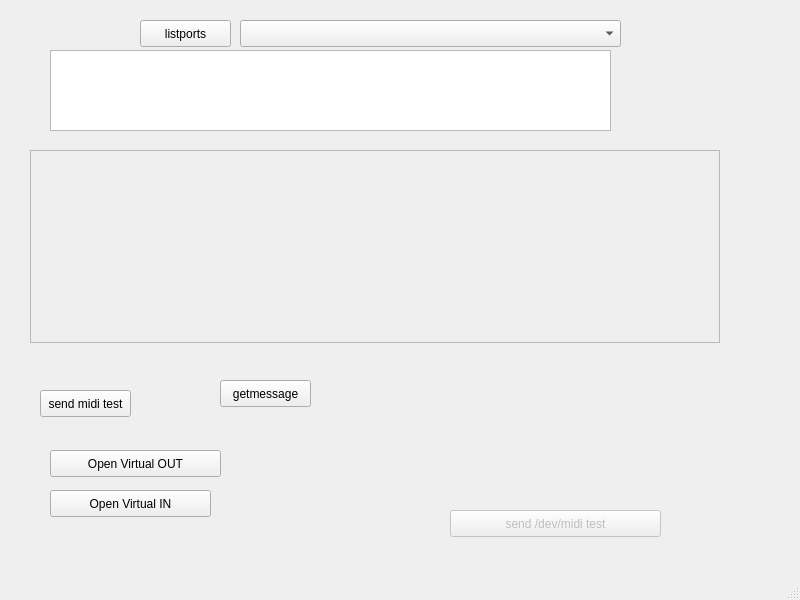
<?xml version="1.0" encoding="UTF-8"?>
<ui version="4.0">
 <class>MainWindow</class>
 <widget class="QMainWindow" name="MainWindow">
  <property name="geometry">
   <rect>
    <x>0</x>
    <y>0</y>
    <width>800</width>
    <height>600</height>
   </rect>
  </property>
  <property name="windowTitle">
   <string>MainWindow</string>
  </property>
  <widget class="QWidget" name="centralwidget">
   <widget class="QPushButton" name="pushButton">
    <property name="geometry">
     <rect>
      <x>40</x>
      <y>390</y>
      <width>91</width>
      <height>27</height>
     </rect>
    </property>
    <property name="text">
     <string>send midi test</string>
    </property>
   </widget>
   <widget class="QPushButton" name="pushButton_2">
    <property name="enabled">
     <bool>false</bool>
    </property>
    <property name="geometry">
     <rect>
      <x>450</x>
      <y>510</y>
      <width>211</width>
      <height>27</height>
     </rect>
    </property>
    <property name="text">
     <string>send /dev/midi test</string>
    </property>
   </widget>
   <widget class="QPushButton" name="listPortsBTN">
    <property name="geometry">
     <rect>
      <x>140</x>
      <y>20</y>
      <width>91</width>
      <height>27</height>
     </rect>
    </property>
    <property name="text">
     <string>listports</string>
    </property>
   </widget>
   <widget class="QComboBox" name="inoutcmb">
    <property name="geometry">
     <rect>
      <x>240</x>
      <y>20</y>
      <width>381</width>
      <height>27</height>
     </rect>
    </property>
   </widget>
   <widget class="QListWidget" name="messagesList">
    <property name="geometry">
     <rect>
      <x>50</x>
      <y>50</y>
      <width>561</width>
      <height>81</height>
     </rect>
    </property>
   </widget>
   <widget class="QPushButton" name="virtOutBTN">
    <property name="geometry">
     <rect>
      <x>50</x>
      <y>450</y>
      <width>171</width>
      <height>27</height>
     </rect>
    </property>
    <property name="text">
     <string>Open Virtual OUT</string>
    </property>
   </widget>
   <widget class="QPushButton" name="virtInBTN">
    <property name="geometry">
     <rect>
      <x>50</x>
      <y>490</y>
      <width>161</width>
      <height>27</height>
     </rect>
    </property>
    <property name="text">
     <string>Open Virtual IN</string>
    </property>
   </widget>
   <widget class="QPushButton" name="getlastmessage">
    <property name="geometry">
     <rect>
      <x>220</x>
      <y>380</y>
      <width>91</width>
      <height>27</height>
     </rect>
    </property>
    <property name="text">
     <string>getmessage</string>
    </property>
   </widget>
   <widget class="PianoKeybd" name="pianokeybd">
    <property name="enabled">
     <bool>false</bool>
    </property>
    <property name="geometry">
     <rect>
      <x>30</x>
      <y>150</y>
      <width>690</width>
      <height>193</height>
     </rect>
    </property>
   </widget>
  </widget>
  <widget class="QMenuBar" name="menubar">
   <property name="geometry">
    <rect>
     <x>0</x>
     <y>0</y>
     <width>800</width>
     <height>24</height>
    </rect>
   </property>
  </widget>
  <widget class="QStatusBar" name="statusbar"/>
 </widget>
 <customwidgets>
  <customwidget>
   <class>PianoKeybd</class>
   <extends>QGraphicsView</extends>
   <header>pianokeybd.h</header>
  </customwidget>
 </customwidgets>
 <resources/>
 <connections/>
</ui>
